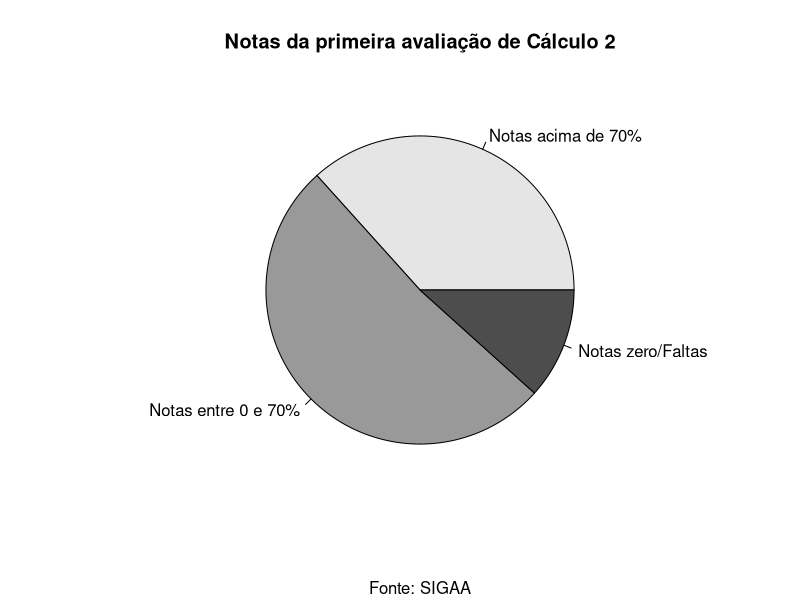

Reproduce this figure in R.
#Gráfico de Setores: Notas da primeira prova de Cálculo 2

#Dados
dados<-c(4.0, 3.0, 4.0, 0.0, 0.0, 2.0, 3.0, 1.0, 3.0, 3.0, 4.0, 0.0,
         4.0, 3.0, 5.0, 1.0, 4.0, 3.0, 2.0, 4.0, 3.0, 4.0, 2.0, 1.0,
         2.0, 4.0, 2.0, 3.0, 2.0, 4.0, 2.0, 2.0, 0.0, 5.0, 2.0, 4.0,
         2.0, 0.0, 4.0, 3.0, 5.0, 4.0, 3.0, 0.0, 1.0, 4.0, 0.0, 5.0,
         2.0, 1.0, 3.0, 2.0, 3.0, 3.0, 4.0, 4.0, 4.0, 4.0, 2.0, 5.0)

#Dados: Quem tirou nota boa, quem tirou nota baixa (não nula) e quem faltou/tirou zero
dados_set<-c(sum(dados > 3.5), sum(dados < 3.5) - sum(dados == 0.0), sum(dados == 0.0))

pie(dados_set, main = "Notas da primeira avaliação de Cálculo 2",
    labels = c("Notas acima de 70%", "Notas entre 0 e 70%", "Notas zero/Faltas"),
    sub = "Fonte: SIGAA", col = c("gray90", "gray60", "gray30"))
